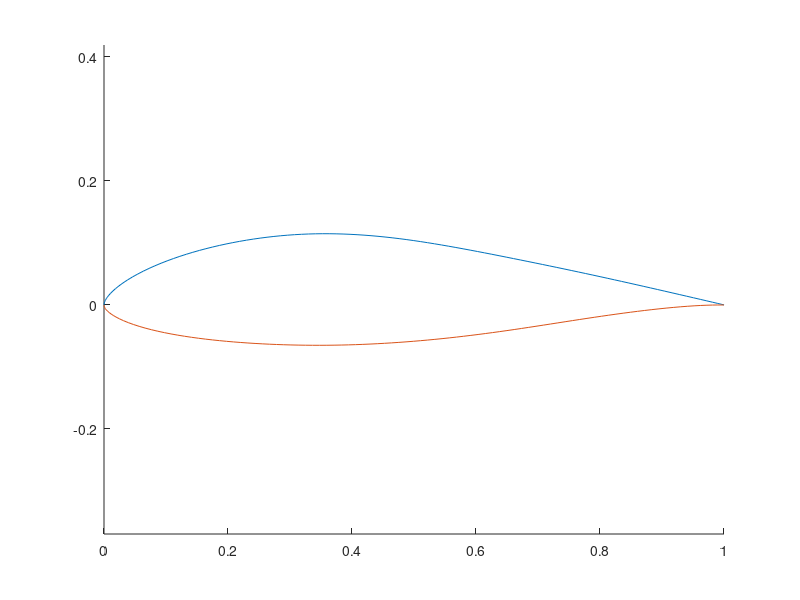

Reproduce this figure in MATLAB.
%%%%%%%%%%%%%%%%%%%%%%%%%%%%%%%%%%%%%%%%%%%%%%%%%%%%%%%%%%%%%%%%%%%%%%
%       Hicks-Henne Bump function Parameterization                   %
%                   16 Aug 2016                                      %
%   Input: Baseline Configuration text files(Upper and lower),       %
%           Design variables                                         %
%   Output: Modified Geometry, Gradient of geometry with respect     %
%       to design variables                                          %
%                                                                    %
%%%%%%%%%%%%%%%%%%%%%%%%%%%%%%%%%%%%%%%%%%%%%%%%%%%%%%%%%%%%%%%%%%%%%%
clear all;
close all;
format long;
clc;

% load airfoils/naca0012lower.txt      % Baseline configuration
% load airfoils/naca0012upper.txt
% ubase = naca0012upper(:,2);
% xu = naca0012upper(:,1);
% lbase = naca0012lower(:,2);
% xl = naca0012lower(:,1);

load airfoils/du96lower.txt      % Baseline configuration
load airfoils/du96upper.txt
ubase = du96upper(:,2);
xu = du96upper(:,1);
lbase = du96lower(:,2);
xl = du96lower(:,1);

n = 5;                      %Number of design variables
h = 1/(n+1);
bump_pos = 0+h:h:1-h;       %Bump positions
dpa = zeros(n,1);
dpb = zeros(n,1);
t_b = 4;                    %Width control parameter
for i = 1:size(ubase)
    suma = 0;
    for j = 1:n
        m = log(0.5)/log(bump_pos(j));
        suma = suma + dpa(j)*(sin(pi*xu(i)^m)^t_b);
        gradu(i,j) = sin(pi*xu(i)^m)^t_b;
    end
    unew(i) = ubase(i) + suma;
end
for i = 1:size(lbase)
    sumb = 0;
    for j = 1:n
        m = log(0.5)/log(bump_pos(j));
        sumb = sumb + dpb(j)*(sin(pi*xl(i)^m)^t_b);
        gradl(i,j) = sin(pi*xl(i)^m)^t_b;
    end
    lnew(i) = lbase(i) + sumb;
end
grad = [gradu ; gradl];

hold on;
plot(xu,unew,xl,lnew);
axis equal tight;
